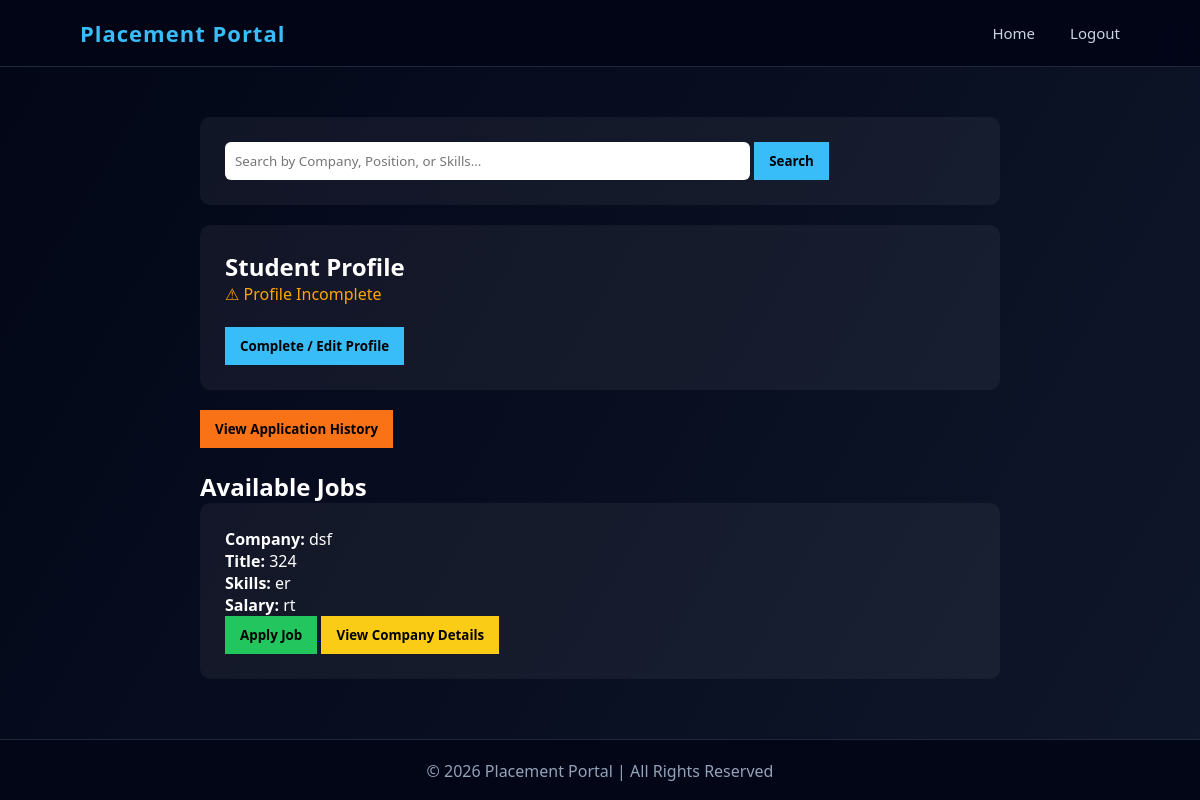
Page /student_dashboard (signed in) on the earlier database version.
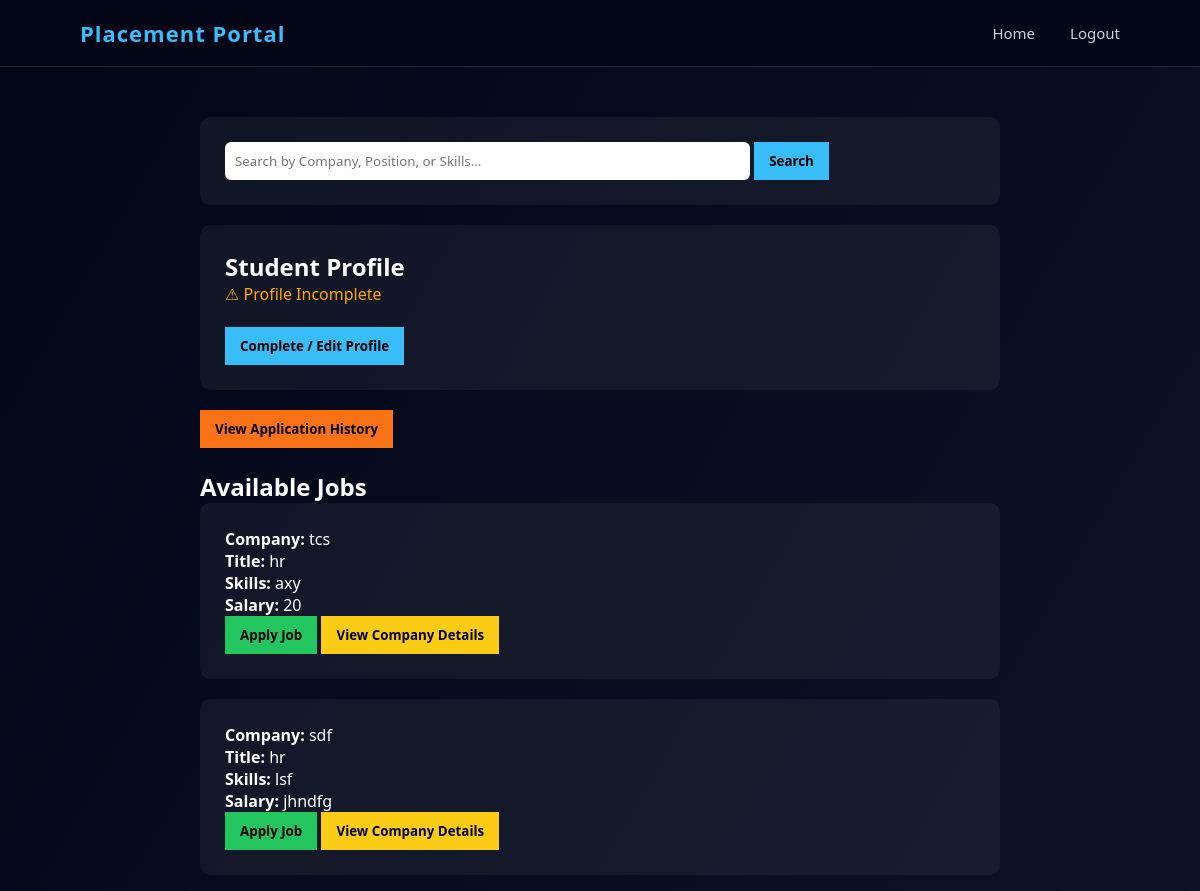
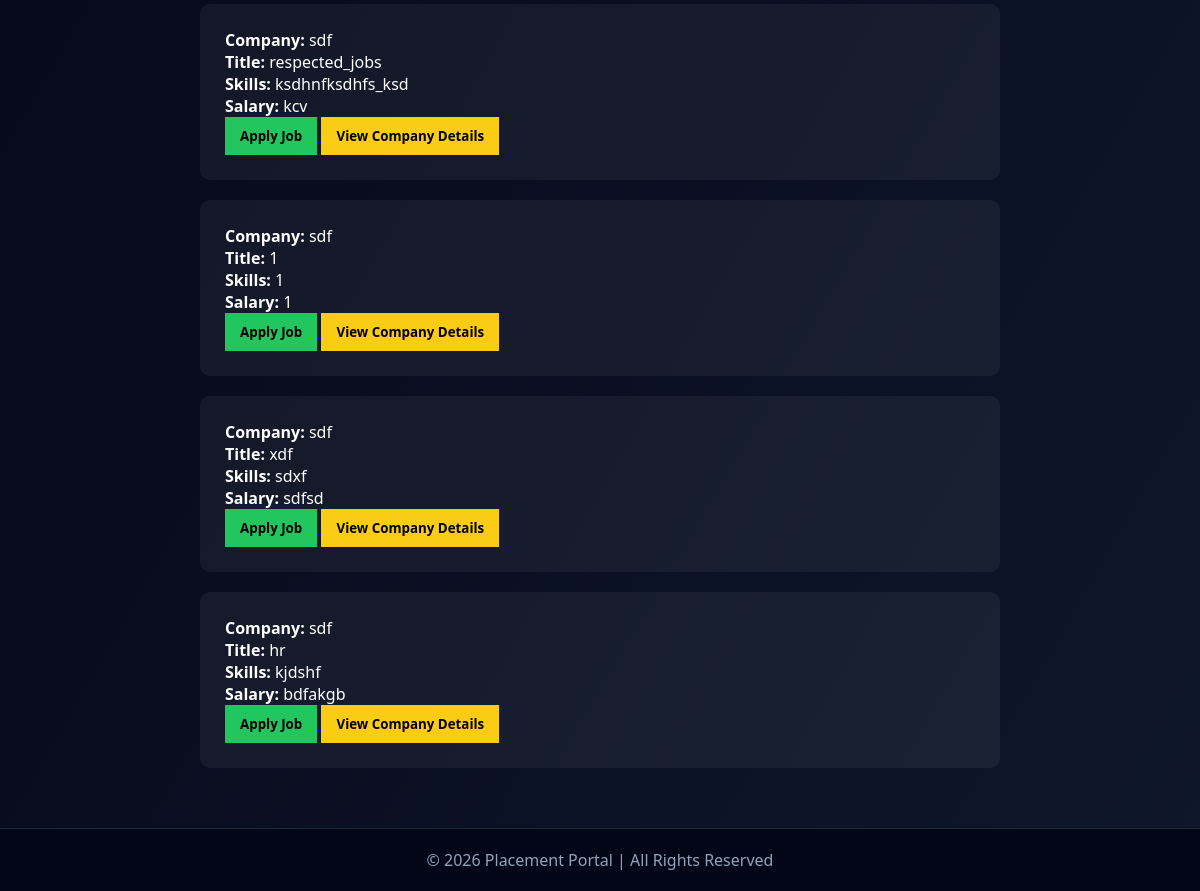
Same page on the later database version (2 pictures, top to bottom).
### app.py (models this page shows)
class Job(db.Model):
    __tablename__ = "jobs"
    id = db.Column(db.Integer, primary_key=True)
    company_id = db.Column(
        db.Integer,
        db.ForeignKey("company_profiles.id")
    )
    title = db.Column(db.String(150))
    description = db.Column(db.Text)
    skills = db.Column(db.String(200))
    salary = db.Column(db.String(50))
    job_type = db.Column(db.String(50), default="Full-time")
    is_approved = db.Column(db.Boolean, default=False)
    posted_at = db.Column(db.DateTime, default=datetime.utcnow)
    company = db.relationship("CompanyProfile", back_populates="jobs")
    is_closed = db.Column(db.Boolean, default=False)
    applications = db.relationship(
        "Application",
        back_populates="job"
    )

class CompanyProfile(db.Model):
    __tablename__ = "company_profiles"
    id = db.Column(db.Integer, primary_key=True)
    user_id = db.Column(
        db.Integer,
        db.ForeignKey("users.id"),
        nullable=False
    )
    company_name = db.Column(db.String(150))
    industry = db.Column(db.String(100))
    website = db.Column(db.String(150))
    location = db.Column(db.String(100))
    company_size = db.Column(db.String(50))
    user = db.relationship("User", back_populates="company_profile")
    jobs = db.relationship(
        "Job",
        back_populates="company"
    )

### app.py (the view)
@app.route("/student_dashboard")
def student_dashboard():
    if "user_id" not in session:
        return redirect("/login")
    user_id = session["user_id"]
    student = StudentProfile.query.filter_by(user_id=user_id).first()
    search = request.args.get("search")
    jobs_query = Job.query.filter_by(is_approved=True, is_closed=False)
    if search:
        jobs_query = jobs_query.join(CompanyProfile).filter(
            (CompanyProfile.company_name.ilike(f"%{search}%")) |
            (Job.title.ilike(f"%{search}%")) |
            (Job.skills.ilike(f"%{search}%"))
        )
    jobs = jobs_query.all()
    applied_jobs = {}
    if student:
        for app in student.applications:
            applied_jobs[app.job_id] = app.status
    return render_template(
        "student_dashboard.html",
        student=student,
        jobs=jobs,
        applied_jobs=applied_jobs
    )

### templates/student_dashboard.html (shortened to what this page needs)
{% extends 'base.html' %}
{% block content %}
</head>
<body>
    <div class="container">
        <div class="card">
            <form method="GET" action="/student_dashboard">
                <input type="text" name="search" placeholder="Search by Company, Position, or Skills..."
                    style="padding:10px; width:70%; border-radius:6px; border:none;">
                <button class="btn">Search</button>
            </form>
        </div>
        <div class="card">
            <h2>Student Profile</h2>
            {% if student %}
            <p><b>Department:</b> {{ student.department }}</p>
            <p><b>CGPA:</b> {{ student.cgpa }}</p>
            <p><b>Resume:</b> {{ student.resume }}</p>
            {% else %}
            <p class="incomplete">⚠ Profile Incomplete</p>
            {% endif %}
            <br>
            <a href="/complete-student-profile">
                <button class="btn">Complete / Edit Profile</button>
            </a>
        </div>
        <a href="/my-applications">
            <button class="btn" style="background:#f97316; color:black;">
                View Application History
            </button>
        </a>
        <br><br>
        <h2>Available Jobs</h2>
        {% for job in jobs %}
        <div class="card">
            <p><b>Company:</b> {{ job.company.company_name }}</p>
            <p><b>Title:</b> {{ job.title }}</p>
            <p><b>Skills:</b> {{ job.skills }}</p>
            <p><b>Salary:</b> {{ job.salary }}</p>
            {% if job.id in applied_jobs %}
            <button class="btn" style="background: gray; cursor: not-allowed;">
                Applied ✓ ({{ applied_jobs[job.id] }})
            </button>
            {% else %}
            <a href="/apply-job/{{ job.id }}">
                <button class="btn apply">Apply Job</button>
            </a>
            {% endif %}
            <a href="/company-details/{{ job.company.id }}">
                <button class="btn" style="background:#facc15;">
                    View Company Details
                </button>
            </a>
        </div>
        {% endfor %}
    </div>
    {% endblock %}

### templates/base.html (shortened to what this page needs)
<!DOCTYPE html>
<html lang="en">
<head>
</head>
<body>
<div class="navbar">
    <div class="logo">Placement Portal</div>
    <div class="nav-links">
        <a href="/">Home</a>
        {% if session.get('user_id') %}
           <a href="/logout">Logout</a>
        {% endif %}
    </div>
</div>
{% block content %}{% endblock %}
<footer>
    © 2026 Placement Portal | All Rights Reserved
</footer>
</body>
</html>

### templates/base.html (style rules this page uses)
* { margin: 0; padding: 0; box-sizing: border-box; font-family: "Segoe UI", Arial, sans-serif; }
body { background: #0f172a; color: #e2e8f0; }
.navbar { background: rgba(2, 6, 23, 0.95); backdrop-filter: blur(10px); padding: 18px 80px; display: flex; justify-content: space-between; align-items: center; border-bottom: 1px solid #1e293b; position: sticky; top: 0; z-index: 1000; }
.logo { font-size: 22px; font-weight: bold; color: #38bdf8; letter-spacing: 1px; }
.nav-links { display: flex; align-items: center; }
.nav-links a { color: #cbd5e1; margin-left: 35px; text-decoration: none; font-weight: 500; font-size: 15px; position: relative; transition: 0.3s ease; }
.nav-links a::after { content: ""; position: absolute; left: 0; bottom: -6px; width: 0%; height: 2px; background: #38bdf8; transition: 0.3s ease; }
footer { background: #020617; text-align: center; padding: 20px; margin-top: 60px; border-top: 1px solid #1e293b; color: #94a3b8; }
.container { width: 85%; margin: auto; }

### templates/student_dashboard.html (style rules this page uses)
body { font-family: Arial; background: linear-gradient(120deg, #020617, #0f172a); color: white; }
.container { width: 800px; margin: 50px auto; }
.card { background: rgba(255, 255, 255, 0.05); padding: 25px; border-radius: 10px; margin-bottom: 20px; }
.btn { padding: 10px 15px; background: #38bdf8; border: none; color: black; font-weight: bold; cursor: pointer; }
.incomplete { color: orange; }
.apply { background: #22c55e; color: black; }

Differences in the rows shown:
removed Job: company.company_name "dsf", title "324", skills "er", salary "rt"
added Job: company.company_name "tcs", title "hr", skills "axy", salary "20"
added Job: company.company_name "sdf", title "hr", skills "lsf", salary "jhndfg"
added Job: company.company_name "sdf", title "respected_jobs", skills "ksdhnfksdhfs_ksd", salary "kcv"
added Job: company.company_name "sdf", title "1", skills "1", salary "1"
added Job: company.company_name "sdf", title "xdf", skills "sdxf", salary "sdfsd"
added Job: company.company_name "sdf", title "hr", skills "kjdshf", salary "bdfakgb"
